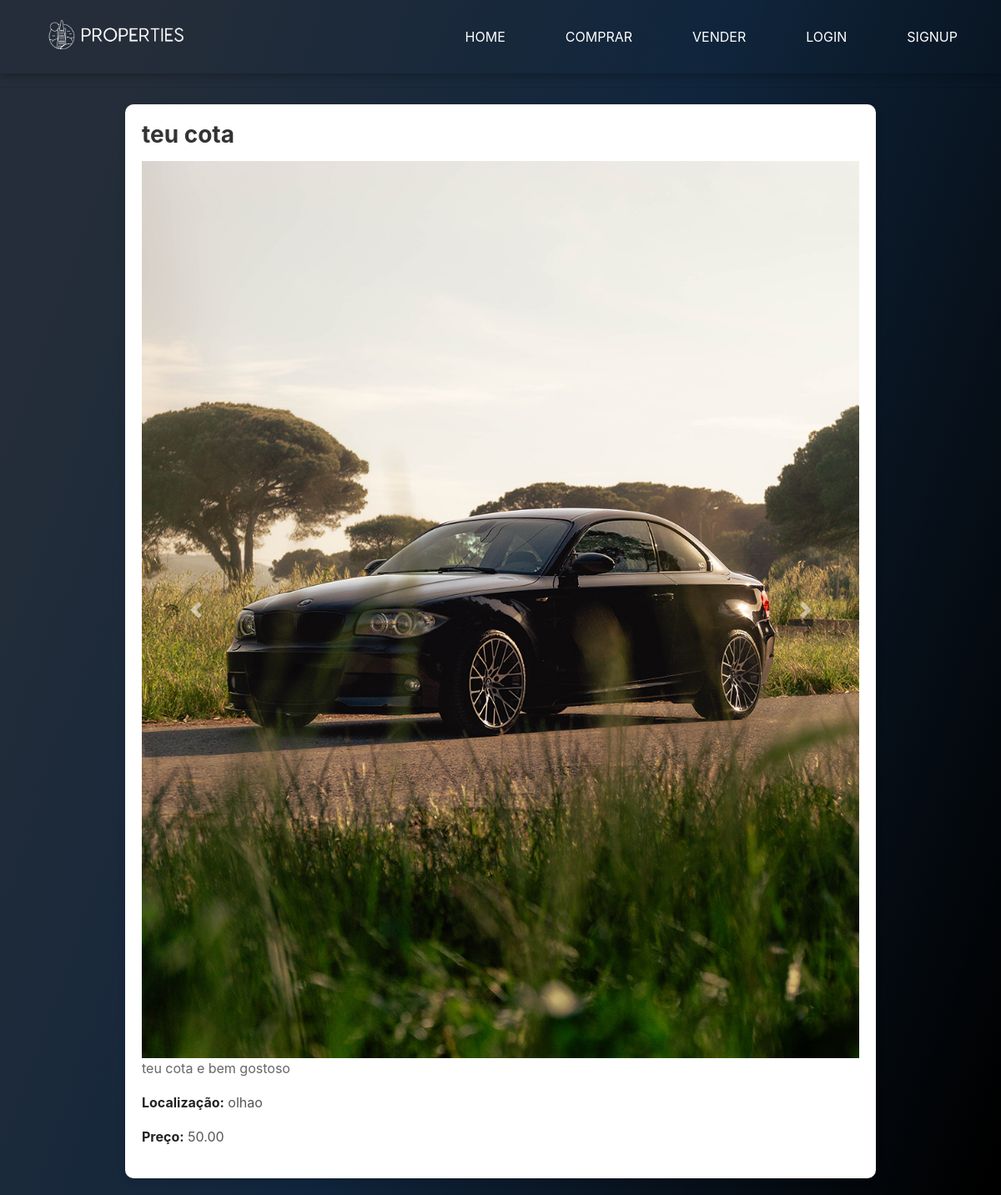
The page /comprar/4/ on the database its author committed.
### base/models.py (models this page shows, shortened)
class Property(models.Model):
    LOCATION_CHOICES = [
        ('faro', 'Faro'),
        ('lagos', 'Lagos'),
        ('portimao', 'Portimão'),
        ('albufeira', 'Albufeira'),
        ('tavira', 'Tavira'),
        ('olhao', 'Olhão'),
        ('silves', 'Silves'),
        ('loule', 'Loulé'),
        ('vila_real_de_santo_antonio', 'Vila Real de Santo António'),
    ]
    host = models.ForeignKey('Profile', on_delete=models.CASCADE)
    title = models.CharField(max_length=255)
    description = models.TextField()
    location = models.CharField(max_length=100, choices=LOCATION_CHOICES)
    price = models.DecimalField(max_digits=6, decimal_places=2)

class PropertyImage(models.Model):
    property = models.ForeignKey('Property', related_name='images', on_delete=models.CASCADE)
    image = models.ImageField(upload_to='property_images/')
    uploaded_at = models.DateTimeField(auto_now_add=True)

### base/views.py (the view)
# urls.py: path('comprar/<int:pk>/', views.property_details, name='property_detail'),
def property_details(request, pk):
    property_obj = get_object_or_404(Property, pk=pk)
    return render(request, 'property_details.html', {'property': property_obj})

### templates/property_details.html (shortened to what this page needs)
{% extends 'main.html' %}
{% block content %}
    <div class="property-detail">
        <h1 class="property-title">{{ property.title }}</h1>
        <div id="propertyImagesCarousel" class="carousel slide" data-ride="carousel">
            <div class="carousel-inner">
                {% for image in property.images.all %}
                    <div class="carousel-item {% if forloop.first %}active{% endif %}">
                        <img src="{{ image.image.url }}" alt="{{ property.title }} Image {{ forloop.counter }}" class="d-block w-100">
                    </div>
                {% endfor %}
            </div>
            <a class="carousel-control-prev" href="#propertyImagesCarousel" role="button" data-slide="prev">
                <span class="carousel-control-prev-icon" aria-hidden="true"></span>
            </a>
            <a class="carousel-control-next" href="#propertyImagesCarousel" role="button" data-slide="next">
                <span class="carousel-control-next-icon" aria-hidden="true"></span>
            </a>
        </div>
        <div class="property-info">
            <p class="property-description">{{ property.description }}</p>
            <p><strong>Localização:</strong> {{ property.location }}</p>
            <p><strong>Preço:</strong> {{ property.price }}</p>
        </div>
    </div>
{% endblock %}

### base/static/css/style.css (style rules this page uses)
* { margin: 0; padding: 0; box-sizing: border-box; font-family:'SFProDisplay', sans-serif; }
html, body { margin: 0; padding: 0; min-height: 100%; position: relative; font-family: 'SFProDisplay', sans-serif; background: linear-gradient(109.6deg, rgb(36, 45, 57) 11.2%, rgb(16, 37, 60) 51.2%, rgb(0, 0, 0) 98.6%); background-attachment: fixed; background-repeat: no-repeat; background-size: cover; }
.property-title { color: #333; font-size: 1.5em; margin-bottom: 10px; }
.property-description { color: #666; margin-bottom: 10px; }

### base/static/css/property_details.css (style rules this page uses)
.property-detail { margin: 20px auto; max-width: 900px; padding: 20px; background: #ffffff; border-radius: 10px; box-shadow: 0 4px 10px rgba(0, 0, 0, 0.1); font-family: 'Arial', sans-serif; }
.property-title { font-size: 28px; font-weight: bold; color: #333333; margin-bottom: 15px; }
.property-info { line-height: 1.6; font-size: 16px; color: #555555; }
.property-info strong { font-weight: bold; color: #222222; }
.property-description { margin-bottom: 15px; }

### rows shown on the page
Property: title "teu cota", description "teu cota e bem gostoso", location "olhao", price "50.00"
PropertyImage: image (placeholder picture)
